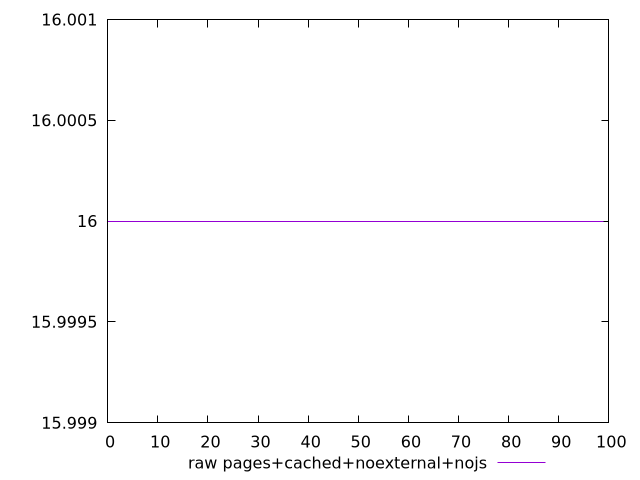

Write the gnuplot code that produced this figure.
$_rawPagesCachedNoexternalNojs <<EOF
16
16
16
16
16
16
16
16
16
16
16
16
16
16
16
16
16
16
16
16
16
16
16
16
16
16
16
16
16
16
16
16
16
16
16
16
16
16
16
16
16
16
16
16
16
16
16
16
16
16
16
16
16
16
16
16
16
16
16
16
16
16
16
16
16
16
16
16
16
16
16
16
16
16
16
16
16
16
16
16
16
16
16
16
16
16
16
16
16
16
16
16
16
16
16
16
16
16
16
16
EOF
set key outside below
set terminal pngcairo
set output "report_00006_2020-11-02T20-21-41.718Z/max-potential-fid/pages+cached+noexternal+nojs//raw.png"
set yrange [15.999:16.001]
plot $_rawPagesCachedNoexternalNojs title "raw pages+cached+noexternal+nojs" with line ,
